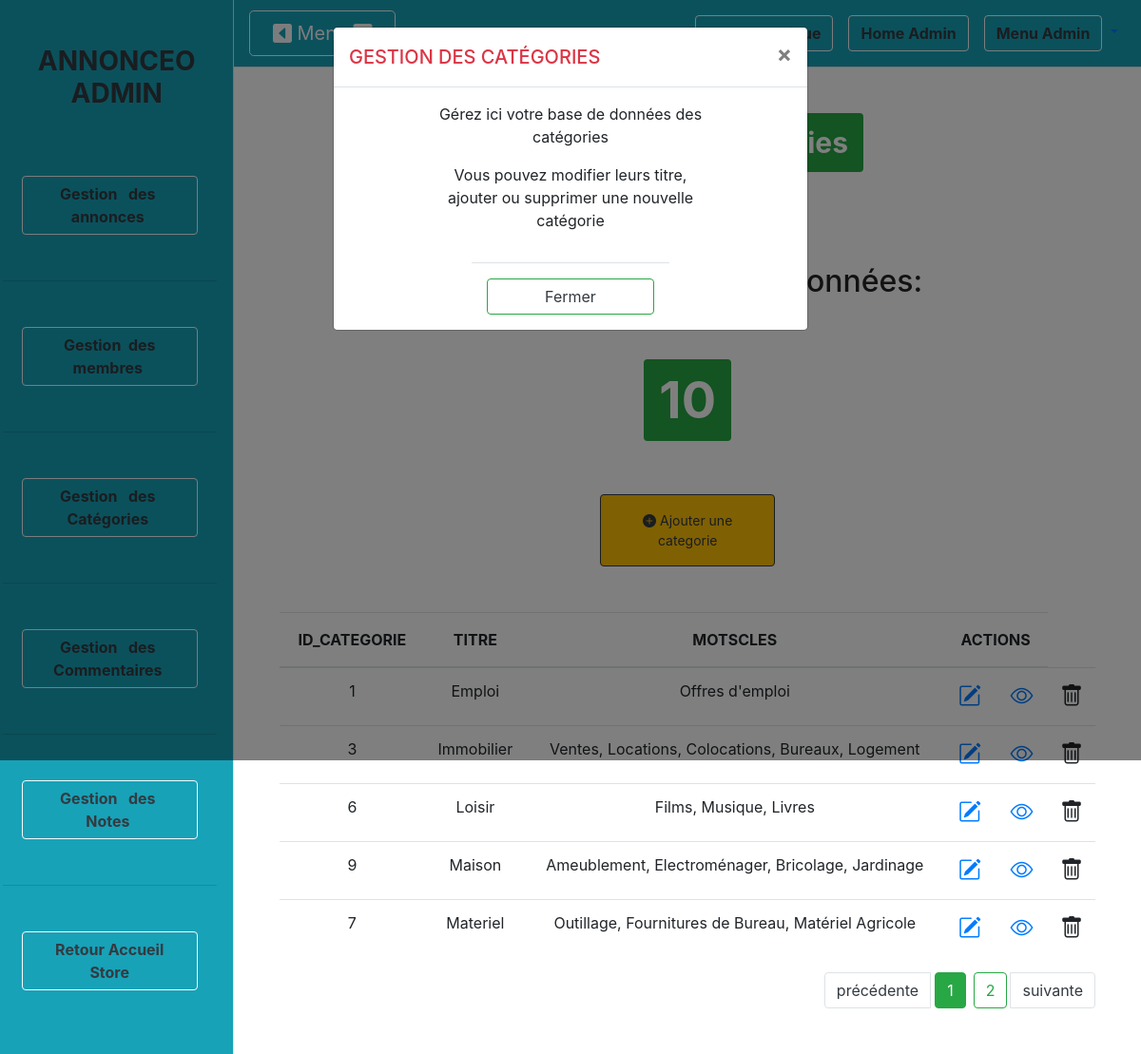
/admin/gestion_categories.php (signed in), run on the app's committed database.
### tables this page shows
CREATE TABLE IF NOT EXISTS `categorie` (
  `id_categorie` int NOT NULL AUTO_INCREMENT,
  `titre` varchar(255) NOT NULL,
  `motscles` text NOT NULL,
  PRIMARY KEY (`id_categorie`)
);

### admin/gestion_categories.php (the view, shortened to what this page needs)
<?php
require_once('../include/init.php');
if(isset($_GET['page']) && !empty($_GET['page'])){
    $pageCourante = (int) strip_tags($_GET['page']);
}else{
    $pageCourante = 1;
}
$queryCategories = $pdo->query(" SELECT COUNT(id_categorie) AS nombreCategories FROM categorie");
$resultatCategorie = $queryCategories->fetch();
$nombreCategories = (int) $resultatCategorie['nombreCategories'];
$pagination = 5;
$nombrePages = ceil($nombreCategories / $pagination);
$premierCategorie = ($pageCourante - 1) * $pagination;
require_once('includeAdmin/header.php');
?>
<h1 class="text-center my-5">
    <div class="badge badge-success text-wrap p-3">Gestion des catégories</div>
</h1>
<?php $nombreCategories = $pdo->query("SELECT id_categorie FROM categorie"); ?>
<h2 class="py-5 text-center">Catégories en base de données:</h2>
<h3 class="text-center display-3">
    <div class="badge badge-success p-3"><?= $nombreCategories->rowCount() ?></div>
</h3>
<div class=" col-3 mx-auto py-5">
    <a href='?action=add'>
        <button type="button" class="btn btn-sm btn-outline-dark btn-warning rounded w-100 p-3">
            <i class="bi bi-plus-circle-fill"></i> Ajouter une categorie
        </button>
    </a>
</div>
<table class="table table-white text-center rounded-1">
    <?php $afficheCategorie = $pdo->query("SELECT * FROM categorie ORDER BY titre ASC LIMIT $pagination OFFSET $premierCategorie "); ?>
    <thead>
        <tr>
            <?php for ($i = 0; $i < $afficheCategorie->columnCount(); $i++) :
                $colonne = $afficheCategorie->getColumnMeta(($i)) ?>
                    <th class="p-3 text-uppercase"><?= $colonne['name'] ?></th>
            <?php endfor; ?>
            <th colspan=2 class="p-3 text-uppercase">Actions</th>
        </tr>
    </thead>
    <tbody>
        <?php while ($user = $afficheCategorie->fetch(PDO::FETCH_ASSOC)) : ?>
            <tr>
                <?php foreach ($user as $key => $value) : ?>
                        <td><?= $value ?></td>
                <?php endforeach; ?>
                <td><a href='?action=update&id_categorie=<?= $user['id_categorie'] ?>'><i class="bi bi-pencil-square" style="font-size: 1.5rem;"></i></a></td>
                <td><a href='?action=see&id_categorie=<?= $user['id_categorie'] ?>'><i class="bi bi-eye" style="font-size: 1.5rem;"></i></a></td>
                <td><a data-href="?action=delete&id_categorie=<?= $user['id_categorie'] ?>" data-toggle="modal" data-target="#confirm-delete"><i class="bi bi-trash" style="font-size: 1.5rem;"></i></a></td>
            </tr>
        <?php endwhile; ?>
    </tbody>
</table>
<nav aria-label="">
    <ul class="pagination justify-content-end">
        <li class="page-item <?= ($pageCourante == 1) ? 'disabled' : "" ?> ">
            <a class="page-link text-dark" href="?page=<?= $pageCourante - 1 ?>" aria-label="Previous">
                <span aria-hidden="true">précédente</span>
            </a>
        </li>
        <?php for($page = 1; $page <= $nombrePages; $page++): ?>
        <li class="mx-1 page-item">
            <a class="btn btn-outline-success <?= ($pageCourante == $page) ? 'active' : "" ?>" href="?page=<?= $page ?>"><?= $page ?> </a>
        </li>
        <?php endfor; ?>
        <li class="page-item <?= ($pageCourante == $nombrePages)? 'disabled' : '' ?>">
            <a class="page-link text-dark" href="?page=<?= $pageCourante + 1 ?>" aria-label="Next">
                <span aria-hidden="true">suivante</span>
            </a>
        </li>
    </ul>
</nav>
<?php if (!isset($_GET['action']) && !isset($_GET['page'])) : ?>
    <div class="modal fade" id="myModalUsers" tabindex="-1" role="dialog" aria-labelledby="exampleModalLabel" aria-hidden="true">
        <div class="modal-dialog" role="document">
            <div class="modal-content">
                <div class="modal-header">
                    <h5 class="modal-title text-danger text-uppercase" id="exampleModalLabel">Gestion des catégories</h5>
                    <button type="button" class="close" data-dismiss="modal" aria-label="Close">
                        <span aria-hidden="true">&times;</span>
                    </button>
                </div>
                <div class="modal-body col-8 mx-auto text-center">
                    <p>Gérez ici votre base de données des catégories</p>
                    <p>Vous pouvez modifier leurs titre, ajouter ou supprimer une nouvelle catégorie</p>
                </div>
                <div class="modal-footer col-5 mx-auto">
                    <button type="button" class="btn btn-outline-success text-dark w-100" data-dismiss="modal">Fermer</button>
                </div>
            </div>
        </div>
    </div>
<?php endif; ?>
<?php require_once('includeAdmin/footer.php'); ?>

### data on the page
categorie: id_categorie "1", titre "Emploi", motscles "Offres d'emploi"
categorie: id_categorie "3", titre "Immobilier", motscles "Ventes, Locations, Colocations, Bureaux, Logement"
categorie: id_categorie "6", titre "Loisir", motscles "Films, Musique, Livres"
categorie: id_categorie "9", titre "Maison", motscles "Ameublement, Electroménager, Bricolage, Jardinage"
categorie: id_categorie "7", titre "Materiel", motscles "Outillage, Fournitures de Bureau, Matériel Agricole"

### other printed values
$nombreCategories->rowCount() "10"
$colonne['name'] "ID_CATEGORIE"
$colonne['name'] "TITRE"
$colonne['name'] "MOTSCLES"
